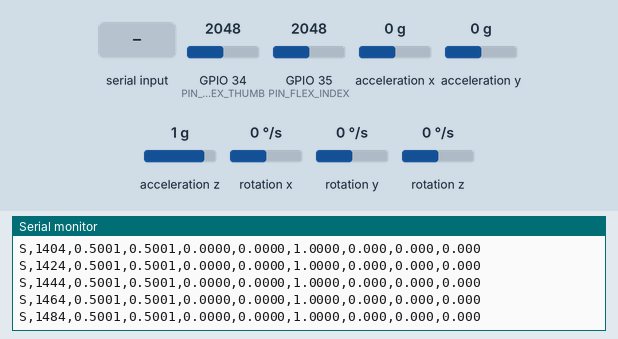
Recording of a sketch running on a simulated ESP32. On the bench: the last lines printed to the serial monitor. Wiring (inferred from the names in the program): MPU-6050 motion sensor at I2C address 0x68. The test bench sets the inputs (shaded band); at power-on: GPIO 34 (PIN_FLEX_THUMB) = 2048, GPIO 35 (PIN_FLEX_INDEX) = 2048, acceleration x 0 g, acceleration y 0 g, acceleration z 1 g, rotation x 0 °/s, rotation y 0 °/s, rotation z 0 °/s (analog values on the 0–4095 scale). EEPROM starts erased.

Above: at 1.5 s.
1.6 s: "c" received over Serial
At 2.4 s:
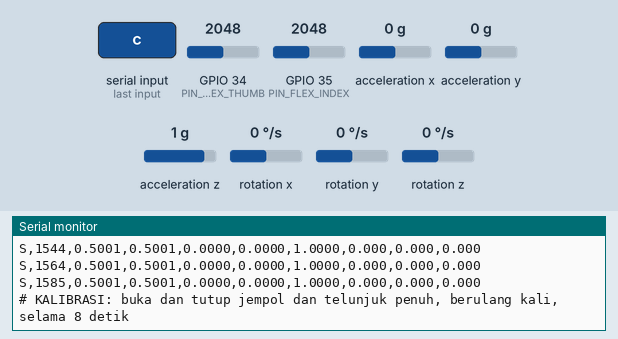
4.1 s: GPIO 34 (PIN_FLEX_THUMB) set to 1960
At 5.1 s:
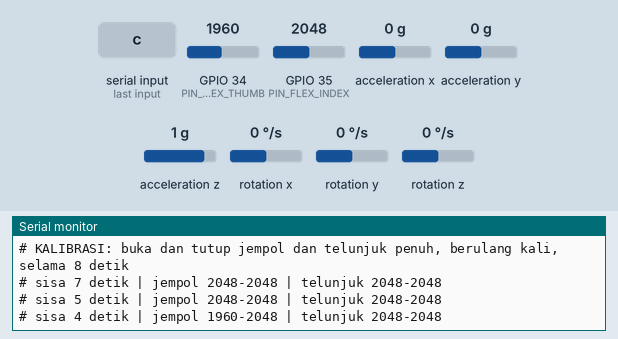
5.6 s: GPIO 35 (PIN_FLEX_INDEX) set to 1960
At 6.4 s:
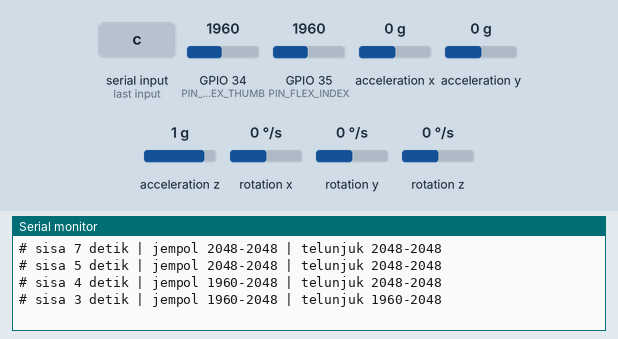
7.1 s: acceleration x set to -1.4 g
At 8.4 s:
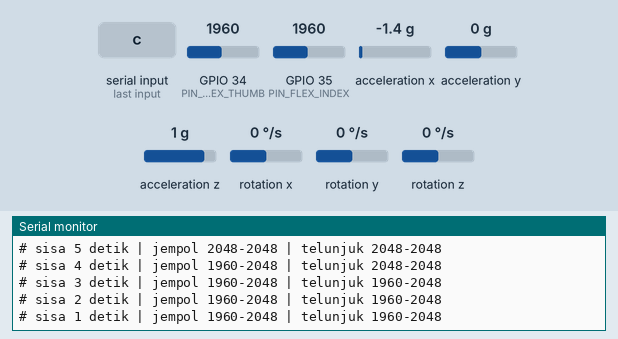
10.1 s: acceleration y set to -1.4 g
At 10.6 s:
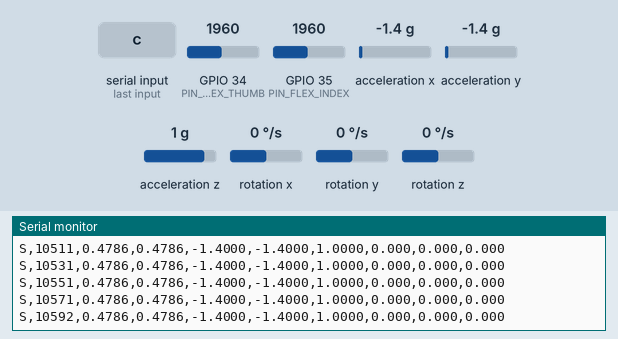
11.6 s: acceleration z set to -1.4 g
At 12.5 s:
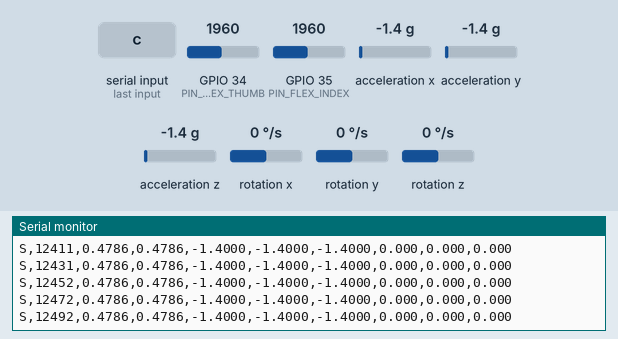
Timing chart, 0 to 14.1 s (numbered marks = the images above; inputs shaded):
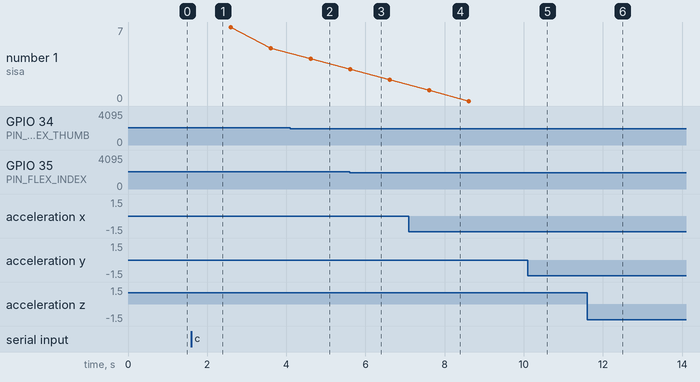

The sketch:

glove_data_logger.ino
```cpp
// Langkah 1: kirim data sensor ke komputer lewat USB untuk direkam dengan python/collect_data.py.
// Format tiap baris: S,<ms>,<flex_jempol>,<flex_telunjuk>,<ax>,<ay>,<az>,<gx>,<gy>,<gz>
// Kirim huruf 'c' lewat Serial Monitor (115200 baud) atau lewat collect_data.py untuk kalibrasi.
#include "glove_common.h"

static bool mpuOk = false;
static uint32_t nextTick = 0;

void setup() {
  Serial.begin(115200);
  delay(300);
  mpuOk = gloveBegin();
  Serial.println(mpuOk ? "# glove_data_logger siap. Kirim 'c' untuk kalibrasi flex sensor."
                       : "# ERROR: MPU6050 tidak terdeteksi. Cek kabel SDA(21), SCL(22), VCC, GND.");
  nextTick = micros();
}

void loop() {
  if (Serial.available()) {
    char c = Serial.read();
    if (c == 'c' || c == 'C') {
      runCalibration();
      nextTick = micros();
    }
  }

  if ((int32_t)(micros() - nextTick) < 0) return;
  nextTick += 1000000UL / SAMPLE_HZ;

  if (!mpuOk) {
    static unsigned long lastWarn = 0;
    if (millis() - lastWarn > 2000) {
      lastWarn = millis();
      Serial.println("# ERROR: MPU6050 tidak terdeteksi. Reset ESP32 setelah memperbaiki kabel.");
    }
    return;
  }

  float s[N_CH];
  if (!readSample(s)) return;
  Serial.printf("S,%lu,%.4f,%.4f,%.4f,%.4f,%.4f,%.3f,%.3f,%.3f\n",
                (unsigned long)millis(), s[0], s[1], s[2], s[3], s[4], s[5], s[6], s[7]);
}
```

glove_common.h
```cpp
// Bagian bersama untuk sarung tangan: pin, pembacaan sensor, dan kalibrasi flex sensor.
// File ini ada di dua folder (glove_data_logger dan glove_classifier). Isinya harus sama.
#pragma once
#include <Arduino.h>
#include <Wire.h>
#include <Preferences.h>

// ---------------- Pin (ESP32 DevKit V1, 30 pin) ----------------
#define PIN_FLEX_THUMB 34   // flex jempol  (ADC1, input only)
#define PIN_FLEX_INDEX 35   // flex telunjuk (ADC1, input only)
#define PIN_SDA 21          // MPU6050 SDA
#define PIN_SCL 22          // MPU6050 SCL
#define MPU_ADDR 0x68       // pin AD0 MPU6050 disambung ke GND

// ---------------- Pengaturan sampling ----------------
#define SAMPLE_HZ 50        // harus sama dengan SAMPLE_HZ di python/common.py
#define N_CH 8              // 2 flex + 3 akselerometer + 3 gyro
#define FLEX_OVERSAMPLE 4   // rata-rata beberapa pembacaan ADC untuk mengurangi noise

static const uint8_t FLEX_PINS[2] = {PIN_FLEX_THUMB, PIN_FLEX_INDEX};
static uint16_t flexMin[2] = {0, 0};
static uint16_t flexMax[2] = {4095, 4095};
static Preferences prefs;

static void loadCalibration() {
  prefs.begin("flexcal", false);
  flexMin[0] = prefs.getUShort("min0", 0);
  flexMax[0] = prefs.getUShort("max0", 4095);
  flexMin[1] = prefs.getUShort("min1", 0);
  flexMax[1] = prefs.getUShort("max1", 4095);
  prefs.end();
}

static void saveCalibration() {
  prefs.begin("flexcal", false);
  prefs.putUShort("min0", flexMin[0]);
  prefs.putUShort("max0", flexMax[0]);
  prefs.putUShort("min1", flexMin[1]);
  prefs.putUShort("max1", flexMax[1]);
  prefs.end();
}

static float readFlexRaw(int i) {
  uint32_t sum = 0;
  for (int k = 0; k < FLEX_OVERSAMPLE; k++) sum += analogRead(FLEX_PINS[i]);
  return (float)sum / FLEX_OVERSAMPLE;
}

static int16_t read16() {
  uint8_t hi = Wire.read();
  uint8_t lo = Wire.read();
  return (int16_t)((hi << 8) | lo);
}

static bool mpuWrite(uint8_t reg, uint8_t val) {
  Wire.beginTransmission(MPU_ADDR);
  Wire.write(reg);
  Wire.write(val);
  return Wire.endTransmission() == 0;
}

// Mengembalikan false kalau MPU6050 tidak terdeteksi.
static bool gloveBegin() {
  Wire.begin(PIN_SDA, PIN_SCL);
  Wire.setClock(400000);
  analogReadResolution(12);
  analogSetAttenuation(ADC_11db);
  loadCalibration();
  if (!mpuWrite(0x6B, 0x00)) return false;  // bangunkan sensor
  mpuWrite(0x1A, 0x03);                     // low-pass filter sekitar 44 Hz
  mpuWrite(0x1B, 0x00);                     // gyro +-250 derajat/detik
  mpuWrite(0x1C, 0x00);                     // akselerometer +-2 g
  return true;
}

// Mengisi out[N_CH]: flex jempol, flex telunjuk (0..1), ax ay az (g), gx gy gz (derajat/detik).
static bool readSample(float *out) {
  for (int i = 0; i < 2; i++) {
    float raw = readFlexRaw(i);
    float lo = flexMin[i];
    float hi = flexMax[i];
    if (hi - lo < 50) { lo = 0; hi = 4095; }  // kalibrasi belum ada atau tidak valid
    float n = (raw - lo) / (hi - lo);
    out[i] = n < 0 ? 0 : (n > 1 ? 1 : n);
  }
  Wire.beginTransmission(MPU_ADDR);
  Wire.write(0x3B);
  if (Wire.endTransmission(false) != 0) return false;
  if (Wire.requestFrom((uint8_t)MPU_ADDR, (uint8_t)14, (uint8_t)true) != 14) return false;
  int16_t ax = read16();
  int16_t ay = read16();
  int16_t az = read16();
  read16();  // suhu, tidak dipakai
  int16_t gx = read16();
  int16_t gy = read16();
  int16_t gz = read16();
  out[2] = ax / 16384.0f;
  out[3] = ay / 16384.0f;
  out[4] = az / 16384.0f;
  out[5] = gx / 131.0f;
  out[6] = gy / 131.0f;
  out[7] = gz / 131.0f;
  return true;
}

// Kalibrasi 8 detik: buka dan tutup jempol dan telunjuk penuh berulang kali.
// Hasil disimpan di memori ESP32 (NVS), jadi tidak perlu diedit di kode.
static void runCalibration() {
  Serial.println("# KALIBRASI: buka dan tutup jempol dan telunjuk penuh, berulang kali, selama 8 detik");
  uint16_t mn[2] = {4095, 4095};
  uint16_t mx[2] = {0, 0};
  unsigned long t0 = millis();
  unsigned long lastPrint = t0;
  while (millis() - t0 < 8000) {
    for (int i = 0; i < 2; i++) {
      uint16_t v = (uint16_t)readFlexRaw(i);
      if (v < mn[i]) mn[i] = v;
      if (v > mx[i]) mx[i] = v;
    }
    if (millis() - lastPrint >= 1000) {
      lastPrint += 1000;
      Serial.printf("# sisa %lu detik | jempol %u-%u | telunjuk %u-%u\n",
                    (unsigned long)((8000 - (millis() - t0)) / 1000),
                    (unsigned)mn[0], (unsigned)mx[0], (unsigned)mn[1], (unsigned)mx[1]);
    }
    delay(10);
  }
  if ((mx[0] - mn[0] < 200) || (mx[1] - mn[1] < 200)) {
    Serial.println("# GAGAL: rentang sensor terlalu kecil. Cek kabel flex sensor dan resistor 10k.");
  } else {
    flexMin[0] = mn[0]; flexMax[0] = mx[0];
    flexMin[1] = mn[1]; flexMax[1] = mx[1];
    saveCalibration();
    Serial.println("# Kalibrasi tersimpan di memori ESP32.");
  }
  Serial.println("# CAL DONE");
}
```

Measured:
- after the input at 4.1 s, the serial monitor: prints a new line after 0.51 s (image 2)
- after the input at 5.6 s, the serial monitor: prints a new line at once (image 3)
